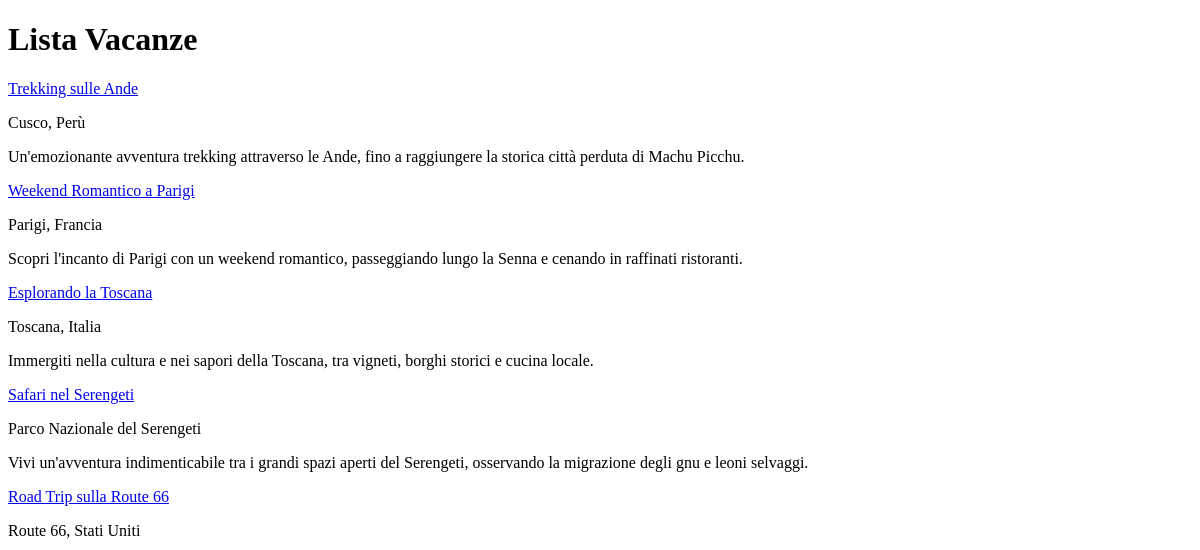
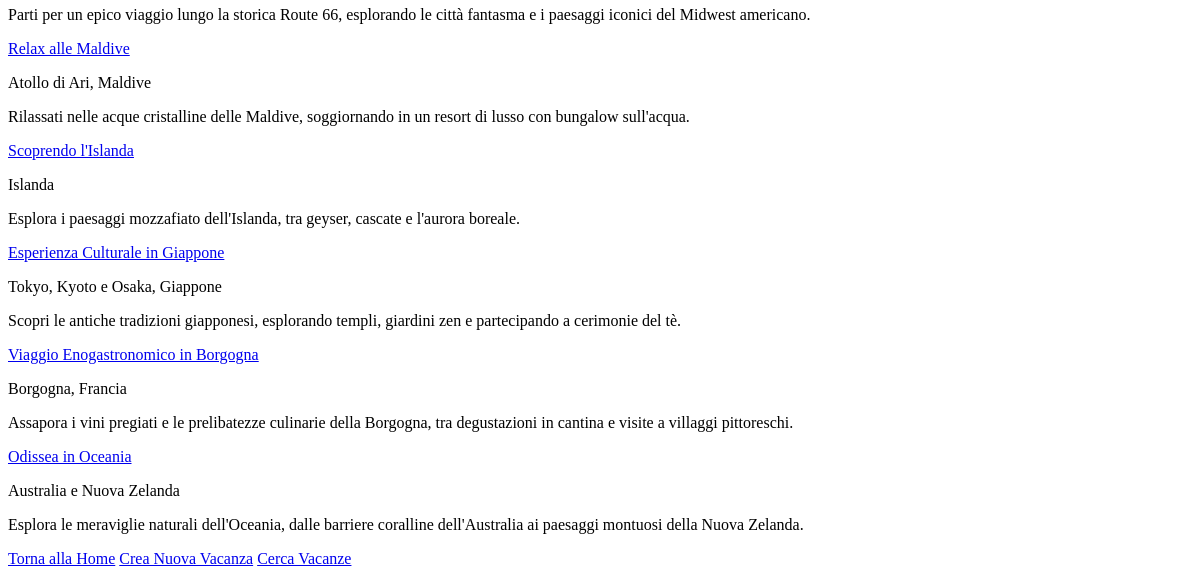
Before: /vacation/vacationlist/ with the older database file (2 pictures, top to bottom).
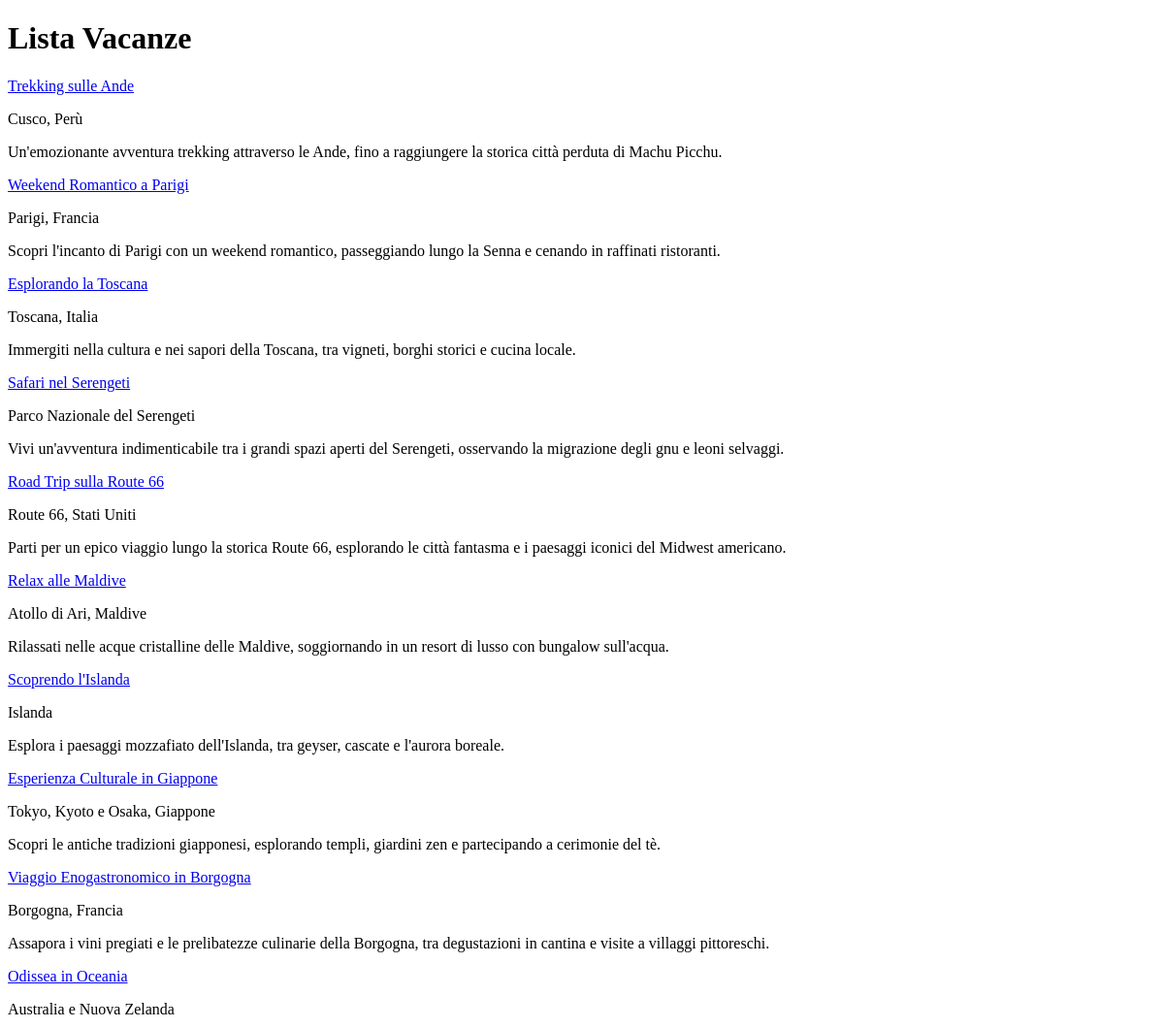
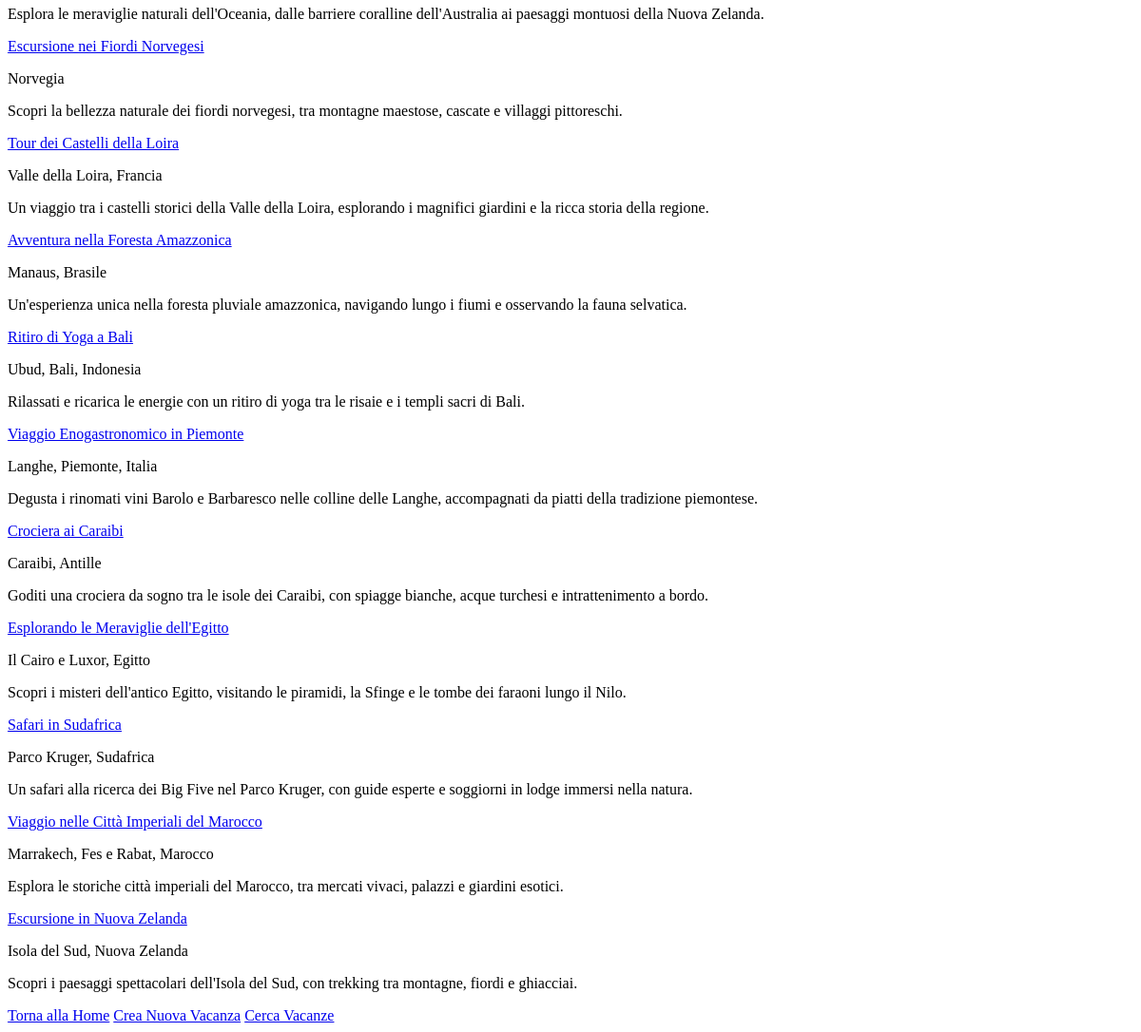
After: the same page with the newer database file (2 pictures, top to bottom).
### vacation/models.py (models this page shows, shortened)
class Vacation(models.Model):
    SEASON_CHOICES = [
        ('Inverno', 'Inverno'),
        ('Primavera', 'Primavera'),
        ('Estate', 'Estate'),
        ('Autunno', 'Autunno'),
    ]
    TYPE_CHOICES = [
        ('Culturale', 'Culturale'),
        ('Relax', 'Relax'),
        ('Enogastronomico', 'Enogastronomico'),
        ('On The Road', 'On The Road'),
        ('Avventura', 'Avventura'),
    ]
    DURATION_CHOICES = [
        ('Weekend Lungo (2-4 Giorni)', 'Weekend Lungo (2-4 Giorni)'),
        ('1 Settimana', '1 Settimana'),
        ('2 Settimane', '2 Settimane'),
        ('3 settimane o più', '3 settimane o più')
    ]
    PRICE_CHOICES = [
        ('Viaggio Low Cost', 'Viaggio Low Cost'),
        ('Budget Medio', 'Budget Medio'),
        ('Viaggio di Lusso', 'Viaggio di Lusso'),
    ]
    CONTINENT_CHOICES = [
        ('Europa', 'Europa'),
        ('America del Nord', 'America del Nord'),
        ('America del Sud', 'America del Sud'),
        ('Africa', 'Africa'),
        ('Asia', 'Asia'),
        ('Oceania', 'Oceania'),
        ('Antartide', 'Antartide')
    ]
    titolo = models.CharField(max_length=200)
    luogo = models.CharField(max_length=200)
    continente = models.CharField(max_length=50, choices=CONTINENT_CHOICES)
    durata = models.CharField(max_length=50, choices=DURATION_CHOICES)
    prezzo = models.CharField(max_length=20, choices=PRICE_CHOICES)
    tipologia = models.CharField(max_length=50, choices=TYPE_CHOICES)
    periodo = models.CharField(max_length=20, choices=SEASON_CHOICES)
    descrizione = models.TextField()
    like = models.ManyToManyField(User, blank=True, null=True, related_name='like')

### vacation/views.py (the view)
# urls.py: path("vacationlist/", VacationListView.as_view(), name="vacationlist"),
class VacationListView(ListView):
    model = Vacation
    template_name = "vacation/vacationlist.html"

### vacation/templates/vacation/vacationlist.html (shortened to what this page needs)
{% extends "base.html" %}
{% block content %}
    <h1>Lista Vacanze</h1>
    {% if object_list.count > 0 %}
        {% for v in object_list %}
            <div class="card">
                <a href="{% url 'vacation:detailvacation' v.pk %}">{{v.titolo}}</a>
                <p>{{v.luogo}}</p>
                <p>{{v.descrizione}}</p>
            </div>
        {% endfor %}
    {% else %}
        <p>Non ci sono proposte!</p>
    {% endif %}
<a href="{% url 'homepage' %}">Torna alla Home</a>
<a href="{% url 'vacation:createvacation' %}">Crea Nuova Vacanza</a>
<a href="{% url 'vacation:search_vacations' %}">Cerca Vacanze</a>
{% endblock %}

### templates/base.html (shortened to what this page needs)
<!DOCTYPE html>
<html lang="en">
<head>
</head>
<body>
    {% block content %}
    {% endblock %}
</body>
</html>

Changed rows visible on the page:
added Vacation: titolo "Escursione nei Fiordi Norvegesi", luogo "Norvegia", descrizione "Scopri la bellezza naturale dei fiordi norvegesi, tra montagne maestose, cascate e villaggi pittoreschi."
added Vacation: titolo "Tour dei Castelli della Loira", luogo "Valle della Loira, Francia", descrizione "Un viaggio tra i castelli storici della Valle della Loira, esplorando i magnifici giardini e la ricca storia della regione."
added Vacation: titolo "Avventura nella Foresta Amazzonica", luogo "Manaus, Brasile", descrizione "Un'esperienza unica nella foresta pluviale amazzonica, navigando lungo i fiumi e osservando la fauna selvatica."
added Vacation: titolo "Ritiro di Yoga a Bali", luogo "Ubud, Bali, Indonesia", descrizione "Rilassati e ricarica le energie con un ritiro di yoga tra le risaie e i templi sacri di Bali."
added Vacation: titolo "Viaggio Enogastronomico in Piemonte", luogo "Langhe, Piemonte, Italia", descrizione "Degusta i rinomati vini Barolo e Barbaresco nelle colline delle Langhe, accompagnati da piatti della tradizione piemontese."
added Vacation: titolo "Crociera ai Caraibi", luogo "Caraibi, Antille", descrizione "Goditi una crociera da sogno tra le isole dei Caraibi, con spiagge bianche, acque turchesi e intrattenimento a bordo."
added Vacation: titolo "Esplorando le Meraviglie dell'Egitto", luogo "Il Cairo e Luxor, Egitto", descrizione "Scopri i misteri dell'antico Egitto, visitando le piramidi, la Sfinge e le tombe dei faraoni lungo il Nilo."
added Vacation: titolo "Safari in Sudafrica", luogo "Parco Kruger, Sudafrica", descrizione "Un safari alla ricerca dei Big Five nel Parco Kruger, con guide esperte e soggiorni in lodge immersi nella natura."
added Vacation: titolo "Viaggio nelle Città Imperiali del Marocco", luogo "Marrakech, Fes e Rabat, Marocco", descrizione "Esplora le storiche città imperiali del Marocco, tra mercati vivaci, palazzi e giardini esotici."
added Vacation: titolo "Escursione in Nuova Zelanda", luogo "Isola del Sud, Nuova Zelanda", descrizione "Scopri i paesaggi spettacolari dell'Isola del Sud, con trekking tra montagne, fiordi e ghiacciai."
